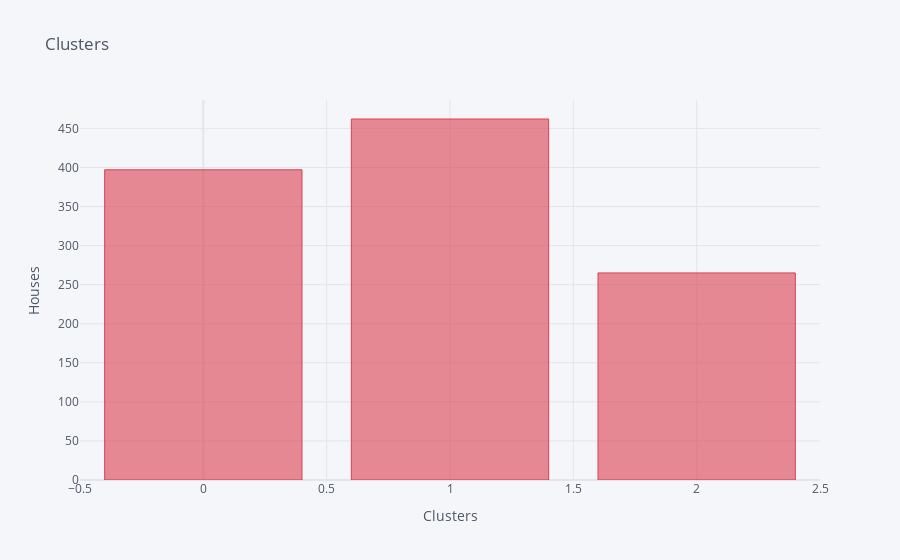

Write notebook code for a chart like this one.
### Code cell
model_dataset['km_clusters'].value_counts().iplot(kind='bar', 
                                    title='Clusters',
                                    xTitle='Clusters',yTitle='Houses',
                                    color='red')

### Figure 1 — Plotly figure (JSON) as saved in the notebook; plotly's stock layout.template omitted (floating-point values rounded to 4 significant figures)
{"data": [{"marker": {"color": "rgba(219, 64, 82, 0.6)", "line": {"color": "rgba(219, 64, 82, 1.0)", "width": 1}}, "name": "km_clusters", "orientation": "v", "text": "", "type": "bar", "x": ["1", "0", "2"], "y": [462, 397, 265]}], "layout": {"legend": {"bgcolor": "#F5F6F9", "font": {"color": "#4D5663"}}, "paper_bgcolor": "#F5F6F9", "plot_bgcolor": "#F5F6F9", "title": {"font": {"color": "#4D5663"}, "text": "Clusters"}, "xaxis": {"gridcolor": "#E1E5ED", "showgrid": true, "tickfont": {"color": "#4D5663"}, "title": {"font": {"color": "#4D5663"}, "text": "Clusters"}, "zerolinecolor": "#E1E5ED"}, "yaxis": {"gridcolor": "#E1E5ED", "showgrid": true, "tickfont": {"color": "#4D5663"}, "title": {"font": {"color": "#4D5663"}, "text": "Houses"}, "zerolinecolor": "#E1E5ED"}}}
